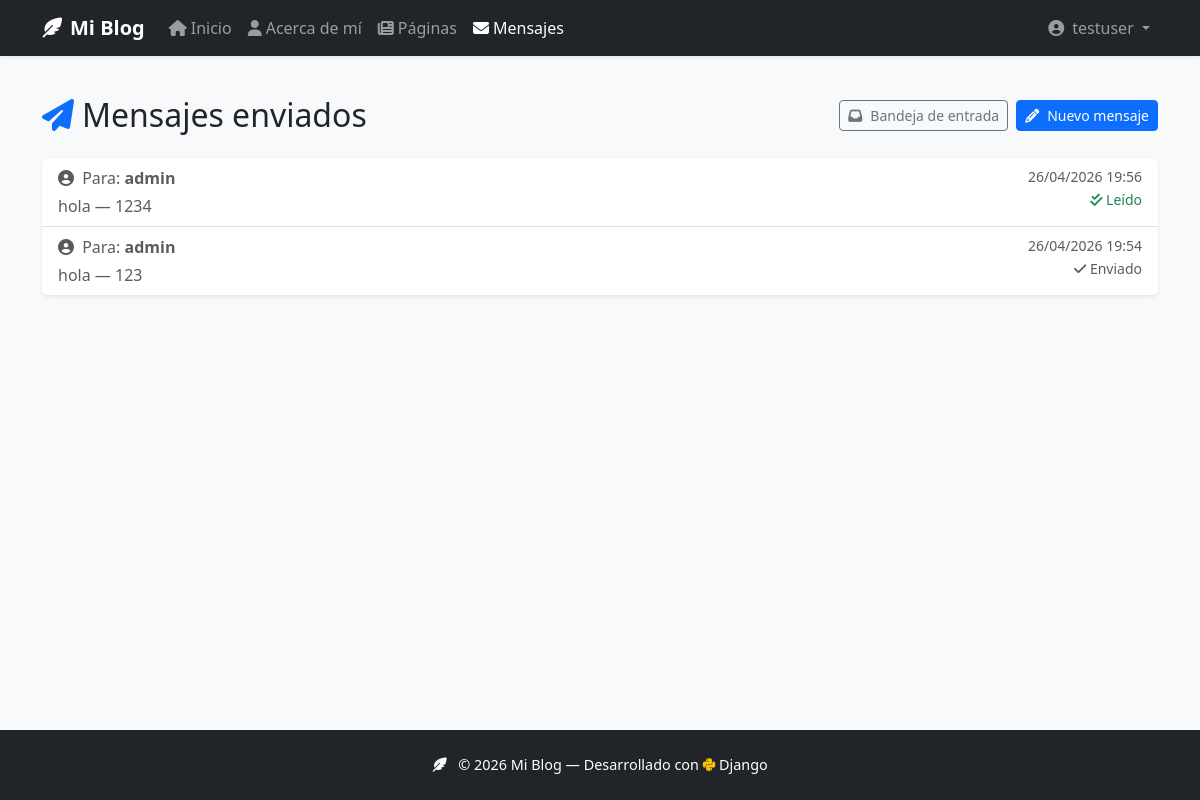
The app's page /messages/enviados/ (signed in) with its own data.
### messaging/models.py (models this page shows, shortened)
class Message(models.Model):
    sender = models.ForeignKey(
        User,
        on_delete=models.CASCADE,
        related_name='sent_messages',
        verbose_name='Remitente'
    )
    receiver = models.ForeignKey(
        User,
        on_delete=models.CASCADE,
        related_name='received_messages',
        verbose_name='Destinatario'
    )
    subject = models.CharField(max_length=200, verbose_name='Asunto')
    content = models.TextField(verbose_name='Mensaje')
    created_at = models.DateTimeField(auto_now_add=True, verbose_name='Fecha')
    read = models.BooleanField(default=False, verbose_name='Leído')
    class Meta:
        ordering = ['-created_at']
        verbose_name = 'Mensaje'
        verbose_name_plural = 'Mensajes'

### messaging/views.py (the view)
# urls.py: path('enviados/', views.SentView.as_view(), name='sent'),
class SentView(LoginRequiredMixin, ListView):
    template_name = 'messaging/sent.html'
    context_object_name = 'messages_list'
    def get_queryset(self):
        return Message.objects.filter(sender=self.request.user).order_by('-created_at')

### templates/messaging/sent.html (shortened to what this page needs)
{% extends 'base.html' %}
{% block content %}
<div class="d-flex justify-content-between align-items-center mb-4">
    <h1 class="h2 mb-0">
        <i class="fas fa-paper-plane me-2 text-primary"></i>Mensajes enviados
    </h1>
    <div class="d-flex gap-2">
        <a href="{% url 'messaging:inbox' %}" class="btn btn-outline-secondary btn-sm">
            <i class="fas fa-inbox me-2"></i>Bandeja de entrada
        </a>
        <a href="{% url 'messaging:compose' %}" class="btn btn-primary btn-sm">
            <i class="fas fa-pencil-alt me-2"></i>Nuevo mensaje
        </a>
    </div>
</div>
{% if messages_list %}
<div class="card border-0 shadow-sm">
    <div class="list-group list-group-flush">
        {% for msg in messages_list %}
        <a href="{% url 'messaging:detail' msg.pk %}"
           class="list-group-item list-group-item-action">
            <div class="d-flex justify-content-between align-items-start">
                <div class="flex-grow-1">
                    <div class="mb-1">
                        <i class="fas fa-user-circle me-1 text-muted"></i>
                        <span class="text-muted">Para: <strong>{{ msg.receiver.username }}</strong></span>
                    </div>
                    <div class="text-truncate text-muted" style="max-width: 500px;">
                        {{ msg.subject }} &mdash; {{ msg.content|truncatechars:60 }}
                    </div>
                </div>
                <div class="text-end ms-3">
                    <small class="text-muted d-block text-nowrap">{{ msg.created_at|date:"d/m/Y H:i" }}</small>
                    {% if msg.read %}
                    <small class="text-success"><i class="fas fa-check-double"></i> Leído</small>
                    {% else %}
                    <small class="text-muted"><i class="fas fa-check"></i> Enviado</small>
                    {% endif %}
                </div>
            </div>
        </a>
        {% endfor %}
    </div>
</div>
{% endif %}
{% endblock %}

### templates/base.html (shortened to what this page needs)
{% load static %}
<!DOCTYPE html>
<html lang="es">
<head>
    <link href="https://cdn.jsdelivr.net/npm/bootstrap@5.3.2/dist/css/bootstrap.min.css" rel="stylesheet">
    <link rel="stylesheet" href="https://cdnjs.cloudflare.com/ajax/libs/font-awesome/6.5.0/css/all.min.css">
    <link rel="stylesheet" href="{% static 'css/style.css' %}">
</head>
<body>
    <nav class="navbar navbar-expand-lg navbar-dark bg-dark shadow-sm">
        <div class="container">
            <a class="navbar-brand fw-bold" href="{% url 'home' %}">
                <i class="fas fa-feather-alt me-2"></i>Mi Blog
            </a>
            <div class="collapse navbar-collapse" id="navbarNav">
                <ul class="navbar-nav me-auto mb-2 mb-lg-0">
                    <li class="nav-item">
                        <a class="nav-link {% if request.resolver_match.url_name == 'home' %}active{% endif %}"
                           href="{% url 'home' %}">
                            <i class="fas fa-home me-1"></i>Inicio
                        </a>
                    </li>
                    <li class="nav-item">
                        <a class="nav-link {% if request.resolver_match.url_name == 'about' %}active{% endif %}"
                           href="{% url 'about' %}">
                            <i class="fas fa-user me-1"></i>Acerca de mí
                        </a>
                    </li>
                    <li class="nav-item">
                        <a class="nav-link {% if request.resolver_match.namespace == 'pages' %}active{% endif %}"
                           href="{% url 'pages:list' %}">
                            <i class="fas fa-newspaper me-1"></i>Páginas
                        </a>
                    </li>
                    {% if user.is_authenticated %}
                    <li class="nav-item">
                        <a class="nav-link {% if request.resolver_match.namespace == 'messaging' %}active{% endif %}"
                           href="{% url 'messaging:inbox' %}">
                            <i class="fas fa-envelope me-1"></i>Mensajes
                        </a>
                    </li>
                    {% endif %}
                </ul>
                <ul class="navbar-nav ms-auto">
                    {% if user.is_authenticated %}
                    <li class="nav-item dropdown">
                        <a class="nav-link dropdown-toggle" href="#" id="userDropdown"
                           role="button" data-bs-toggle="dropdown" aria-expanded="false">
                            {% if user.profile.avatar %}
                                <img src="{{ user.profile.avatar.url }}" alt="{{ user.username }}"
                                     class="rounded-circle me-1" width="24" height="24" style="object-fit:cover;">
                            {% else %}
                                <i class="fas fa-user-circle me-1"></i>
                            {% endif %}
                            {{ user.username }}
                        </a>
                    </li>
                    {% endif %}
                </ul>
            </div>
        </div>
    </nav>
    <main class="container my-4">
        {% block content %}{% endblock %}
    </main>
    <footer class="footer mt-auto py-4 bg-dark text-white">
        <div class="container text-center">
            <p class="mb-0">
                <i class="fas fa-feather-alt me-2"></i>
                &copy; {% now "Y" %} Mi Blog &mdash; Desarrollado con <i class="fab fa-python text-warning"></i> Django
            </p>
        </div>
    </footer>
</body>
</html>

### static/css/style.css (style rules this page uses)
body { min-height: 100vh; display: flex; flex-direction: column; background-color: #f8f9fa; }
main { flex: 1; }
.navbar { box-shadow: 0 2px 10px rgba(0, 0, 0, 0.15); }
.footer { font-size: 0.9rem; }
.list-group-item:first-child { border-top: none; }

### records on screen
Message: receiver.username "admin", subject "hola", content "1234", created_at "26/04/2026 19:56", read True (drawn)
Message: receiver.username "admin", subject "hola", content "123", created_at "26/04/2026 19:54", read False (drawn)

### other values on screen
{{ user.username }} "testuser"
